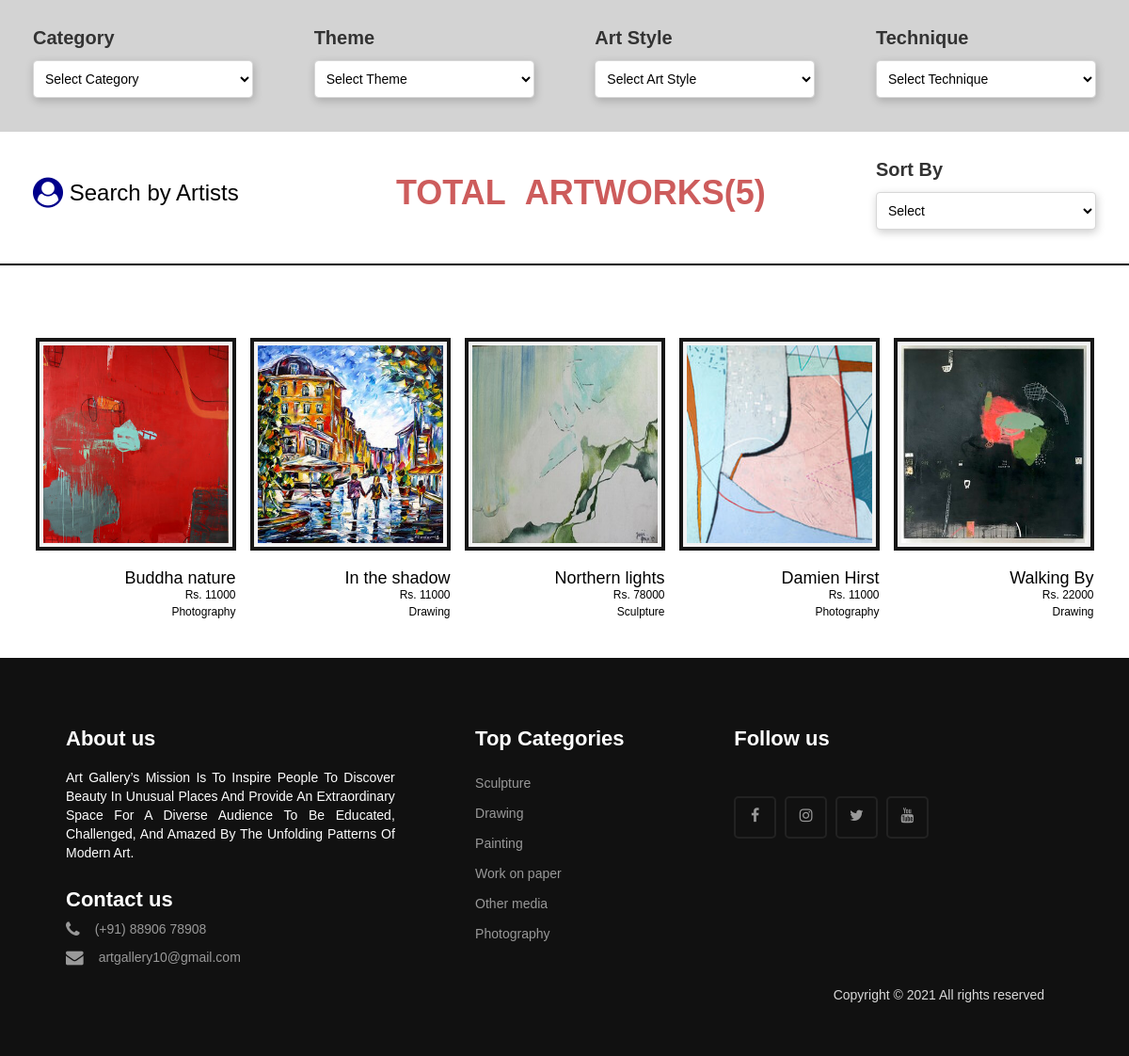
/artworks.php (signed in), run on the app's committed database.
### tables this page shows
CREATE TABLE `art` (
  `art_id` int(11) NOT NULL,
  `artist_id` int(11) NOT NULL,
  `art_title` varchar(100) NOT NULL,
  `art_category` varchar(100) NOT NULL,
  `art_theme` varchar(100) NOT NULL,
  `art_style` varchar(100) NOT NULL,
  `art_technique` varchar(100) NOT NULL,
  `art_orientation` varchar(100) NOT NULL,
  `art_description` varchar(500) NOT NULL,
  `art_price` int(11) NOT NULL,
  `art_image` varchar(50) NOT NULL,
  `status` varchar(50) NOT NULL,
  `uploaded_on` date NOT NULL
);

### artworks.php (the view, shortened to what this page needs)
<?php
  if (!isset($_SESSION['userid'])) {
  	$_SESSION['msg'] = "You must log in first";
  	header('location: login.php');
  }
  else{
?>
<?php include("includes/config.php"); ?>
	<link rel="stylesheet" href="https://cdnjs.cloudflare.com/ajax/libs/font-awesome/4.7.0/css/font-awesome.min.css">
	<link href="https://cdn.jsdelivr.net/npm/bootstrap@5.1.2/dist/css/bootstrap.min.css" rel="stylesheet">
	<link rel="stylesheet" href="./css/front-global.51b20904.css">
    <link rel="stylesheet" href="./css/home-default.38b457c5.css">
    <link rel="stylesheet" href="./css/featured-collections.fe18f04e.css">
	<link rel="stylesheet" type="text/css" href="css/header.css" />
	<link rel="stylesheet" href="./css/artwork.css">
<body >
	<div class="container">
	<div class="input-task-name-container row-myTasksNew" style="margin-top:-10px">
                <div class="input-div-myTasksNew">
                    <label for="taskname">Category</label>
                   <select name="category" id="category" onchange="myFunction()" style="background: var(--unnamed-color-ffffff) 0% 0% no-repeat padding-box;background: #FFFFFF 0% 0% no-repeat padding-box;box-shadow: 1px 3px 10px #00000033;">
              <option value="">Select Category</option>
            </select>
                </div>
                <div class="input-div-myTasksNew">
                <label for="company">Theme</label>
                    		  <select name="theme" id="theme" onchange="myFunction()" style="background: var(--unnamed-color-ffffff) 0% 0% no-repeat padding-box;background: #FFFFFF 0% 0% no-repeat padding-box;box-shadow: 1px 3px 10px #00000033;">
              <option value="">Select Theme</option>
            </select>
                </div>
                <div class="input-div-myTasksNew">
                <label for="Job">Art Style</label>
                   <select name="style" id="style" onchange="myFunction()" style="background: var(--unnamed-color-ffffff) 0% 0% no-repeat padding-box;background: #FFFFFF 0% 0% no-repeat padding-box;box-shadow: 1px 3px 10px #00000033;">
              <option value="">Select Art Style</option>
            </select>
                </div>
                <div class="input-div-myTasksNew" style="margin-right:40px">
                <label for="Sortby">Technique</label>
               <select name="technique" id="technique" onchange="myFunction()" style="background: var(--unnamed-color-ffffff) 0% 0% no-repeat padding-box;background: #FFFFFF 0% 0% no-repeat padding-box;box-shadow: 1px 3px 10px #00000033;">
              <option value="">Select Technique</option>
            </select>
                </div>
            </div>
        </div>
		<div class="container" style="background-color:white;border-bottom:2px solid black">
	<div class="input-task-name-container row-myTasksNew" style="margin-top:-10px">
                <div class="">
				<h3 style="color:black"><a href="artist.php" style="color:black"><i class="fa fa-user-circle fa-lg" style="color:#00008B"></i> Search by Artists</a></h3>
				</div>
                <div class="" style="margin-left:-10px">
               <?php
				$total_rows = mysqli_query($con,"SELECT * FROM art");
				$num = mysqli_num_rows($total_rows);
				?>
                 <h1 style="color:#CD5C5C;font-weight:bold">TOTAL<span style="margin-left:20px">ARTWORKS</span><span>(<?php echo htmlentities($num); ?>)</h1>
                </div>
                <div class="input-div-myTasksNew" style="margin-left:-60px;margin-right:40px">
                <label for="company">Sort By</label>
               <select name="multi_search" id="multi_search" class="sortbySelect" style="background: var(--unnamed-color-ffffff) 0% 0% no-repeat padding-box;background: #FFFFFF 0% 0% no-repeat padding-box;box-shadow: 1px 3px 10px #00000033;">
    						<option>Select</option>
            </select>
                </div>
            </div>
        </div>
		<div class="row alert">
		</div>
<div class="row row-cols-5" id="result" style="margin-left:30px;margin-right:30px;">
<?php
		$sql=mysqli_query($con,"select * from art");
        $check=mysqli_num_rows($sql)>0;
		if($check){
        while($row=mysqli_fetch_assoc($sql)){
            ?>
<div class="col" style="display:flex">
  <div class="carousel__slide js-carousel-slide">
    <figure title="Serie Protective Mountains: Der Tiger" class="artwork-item artwork-item-fix js-track-artwork ">
            <div>
              <a href="artdetails.php?id=<?php echo htmlentities($row['art_id']);?>" class="carousel__link js-track-artwork-link">
                <picture>
                  <img src="./Artist/img/<?php echo $row["art_image"]; ?>" style="height:800px;width:800px">
                <div class="material artwork-item__material artwork-synthesis">
                  <div class="meta">
                    <div class="artwork-synthesis__title" style="font-size:18px;margin-top:20px">
                      <?php echo $row["art_title"]; ?>
                    </div>
                    Rs. <?php echo $row["art_price"]; ?>               </div><?php echo $row["art_category"]; ?></div>
                </a>
              </div>
            </figure>
  </div>
  </div>
  <?php } } ?>
  </div>
  <?php include ("footer1.php"); ?>
  </body>
  </html>
  <?php } ?>

### Artist/footer1.php (shortened to what this page needs)
<!DOCTYPE html>
<html lang="en" dir="ltr">
  <head>
    <link rel="stylesheet" href="css/styles.css">
	 <link rel="stylesheet" href="https://cdnjs.cloudflare.com/ajax/libs/font-awesome/4.7.0/css/font-awesome.min.css">
   </head>
<body>
 <footer style="margin-top:40px">
   <div class="content">
     <div class="left box">
       <div class="upper">
         <div class="topic">About us</div>
         <p>Art Gallery’s Mission Is To Inspire People To Discover Beauty In Unusual Places And Provide An Extraordinary Space For A Diverse Audience To Be Educated, Challenged, And Amazed By The Unfolding Patterns Of Modern Art. </p>
       </div>
       <div class="lower">
         <div class="topic">Contact us</div>
         <div class="phone">
           <a href="#"><i class="fa fa-phone fa-lg"></i>(+91) 88906 78908</a>
         </div>
         <div class="email" style="margin-top:10px">
           <a href="#"><i class="fa fa-envelope fa-lg"></i>artgallery10@gmail.com</a>
         </div>
       </div>
     </div>
     <div class="middle box">
       <div class="topic">Top Categories</div>
       <div><a href="#">Sculpture</a></div>
       <div><a href="#">Drawing</a></div>
       <div><a href="#">Painting</a></div>
       <div><a href="#">Work on paper</a></div>
       <div><a href="#">Other media</a></div>
       <div><a href="#">Photography</a></div>
     </div>
     <div class="right box">
       <div class="topic">Follow us</div>
         <div class="media-icons">
           <a href="#"><i class="fa fa-facebook-f" style="margin-top:10px"></i></a>
           <a href="#"><i class="fa fa-instagram" style="margin-top:10px"></i></a>
           <a href="#"><i class="fa fa-twitter"style="margin-top:10px"></i></a>
           <a href="#"><i class="fa fa-youtube" style="margin-top:10px"></i></a>
         </div>
     </div>
   </div>
   <div class="bottom">
     <p>Copyright © 2021 <a href="#"></a> All rights reserved</p>
   </div>
 </footer>
</body>
</html>

### css/header.css (style rules this page uses)
* { padding: 0; margin: 0; box-sizing: border-box; font-family: 'Poppins', sans-serif; }
footer { display:-webkit-flex; display:-moz-flex; display:-ms-flex; display:-o-flex; display:flex; flex-flow:row wrap; padding:50px; color:#fff; background-color:#011c39; }
.box a { color:#999; }
body { font-family:sans-serif; margin:0; font-size:14px; }

### css/artwork.css (style rules this page uses)
.container { width: 100%; max-width:100%; background-color: lightgrey; }
.row-myTasksNew { display: flex; align-items: center; flex-wrap: wrap; width: 100%; margin-top: 50px; height: 150px; margin-left:20px; margin-right:20px; }
.input-task-name-container, .tasks-headings-name-container { justify-content: space-between; }
.input-div-myTasksNew { flex-basis: 20%; position: relative; }
.input-div-myTasksNew label { color: #333333; margin-bottom: 10px; font-size: 20px; font-weight: medium; display: block; }
.input-div-myTasksNew input, .input-div-myTasksNew select { background: white; width: 100%; padding: 8px; min-height: 40px; outline: none; border: 1px solid #d7d7d7; border-radius: 4px; color: black; }

### css/styles.css (style rules this page uses)
* { margin: 0; padding: 0; box-sizing: border-box; text-decoration: none; }
footer { width: 100%; position: relative; bottom: 0; left: 0; background: #111; }
footer .content { max-width: 1350px; margin: auto; padding: 20px; display: flex; flex-wrap: wrap; justify-content: space-between; }
footer .content p,a { color: #fff; }
footer .content .box { width: 33%; transition: all 0.4s ease; }
footer .content .topic { font-size: 22px; font-weight: 600; color: #fff; margin-bottom: 16px; }
footer .content p { text-align: justify; }
footer .content .lower .topic { margin: 24px 0 5px 0; }
footer .content .lower i { padding-right: 16px; }
footer .content .middle { padding-left: 80px; }
footer .content .middle a { line-height: 32px; }
footer .content .media-icons a { font-size: 16px; height: 45px; width: 45px; display: inline-block; text-align: center; line-height: 43px; border-radius: 5px; border: 2px solid #222222; margin: 30px 5px 0 0; transition: all 0.3s ease; }
footer .bottom { width: 100%; text-align: right; color: #d9d9d9; padding: 0 40px 5px 0; }
footer a { transition: all 0.3s ease; }

### artworks.php (style rules this page uses)
* { font-family: 'Poppins', sans-serif; }

### data on the page
art: art_image (picture), art_title "Buddha nature", art_price "11000", art_category "Photography"
art: art_image (picture), art_title "In the shadow", art_price "11000", art_category "Drawing"
art: art_image (picture), art_title "Northern lights", art_price "78000", art_category "Sculpture"
art: art_image (picture), art_title "Damien Hirst", art_price "11000", art_category "Photography"
art: art_image (picture), art_title "Walking By", art_price "22000", art_category "Drawing"

### other printed values
$num "5"
